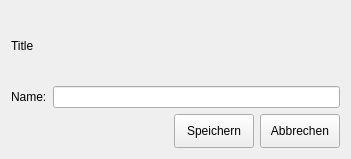
<?xml version="1.0" encoding="UTF-8"?>
<ui version="4.0">
 <class>InsertDialog</class>
 <widget class="QWidget" name="InsertDialog">
  <property name="geometry">
   <rect>
    <x>0</x>
    <y>0</y>
    <width>351</width>
    <height>159</height>
   </rect>
  </property>
  <property name="windowTitle">
   <string>Form</string>
  </property>
  <layout class="QVBoxLayout" name="verticalLayout" stretch="0,1,0">
   <item>
    <widget class="QLabel" name="labelTitle">
     <property name="text">
      <string>Title</string>
     </property>
    </widget>
   </item>
   <item>
    <layout class="QHBoxLayout" name="horizontalLayout">
     <item>
      <widget class="QLabel" name="labelName">
       <property name="text">
        <string>Name:</string>
       </property>
      </widget>
     </item>
     <item>
      <widget class="QLineEdit" name="lineEdit"/>
     </item>
    </layout>
   </item>
   <item>
    <layout class="QHBoxLayout" name="horizontalLayout_2">
     <item>
      <spacer name="horizontalSpacer">
       <property name="orientation">
        <enum>Qt::Orientation::Horizontal</enum>
       </property>
       <property name="sizeHint" stdset="0">
        <size>
         <width>40</width>
         <height>20</height>
        </size>
       </property>
      </spacer>
     </item>
     <item>
      <widget class="QPushButton" name="buttonSave">
       <property name="sizePolicy">
        <sizepolicy hsizetype="Minimum" vsizetype="Maximum">
         <horstretch>0</horstretch>
         <verstretch>0</verstretch>
        </sizepolicy>
       </property>
       <property name="minimumSize">
        <size>
         <width>0</width>
         <height>34</height>
        </size>
       </property>
       <property name="maximumSize">
        <size>
         <width>16777215</width>
         <height>34</height>
        </size>
       </property>
       <property name="text">
        <string>Speichern</string>
       </property>
      </widget>
     </item>
     <item>
      <widget class="QPushButton" name="buttonQuit">
       <property name="minimumSize">
        <size>
         <width>0</width>
         <height>34</height>
        </size>
       </property>
       <property name="maximumSize">
        <size>
         <width>16777215</width>
         <height>34</height>
        </size>
       </property>
       <property name="text">
        <string>Abbrechen</string>
       </property>
      </widget>
     </item>
    </layout>
   </item>
  </layout>
 </widget>
 <resources/>
 <connections>
  <connection>
   <sender>buttonQuit</sender>
   <signal>clicked()</signal>
   <receiver>InsertDialog</receiver>
   <slot>close()</slot>
   <hints>
    <hint type="sourcelabel">
     <x>295</x>
     <y>137</y>
    </hint>
    <hint type="destinationlabel">
     <x>353</x>
     <y>98</y>
    </hint>
   </hints>
  </connection>
 </connections>
</ui>
